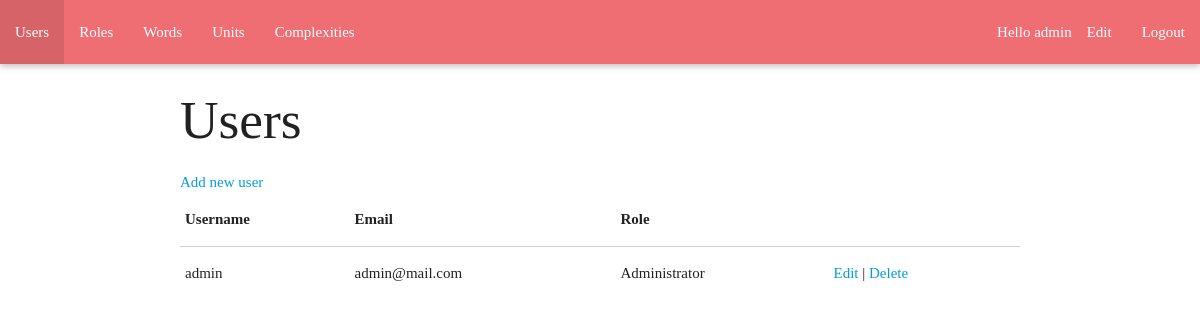
/users.php (signed in), run on the app's committed database.
### tables this page shows
CREATE TABLE `users` (
  `id` int(11) NOT NULL,
  `username` varchar(50) NOT NULL,
  `password` varchar(50) NOT NULL,
  `email` varchar(255) NOT NULL,
  `role_id` int(11) NOT NULL
);

CREATE TABLE `roles` (
  `id` int(11) NOT NULL,
  `name` varchar(50) NOT NULL
);

### DAL/UsersRepository.php (called while the page is built, shortened)
<?php
require_once '/models/User.php';
class UsersRepository
{
	private $connection;
	public function __construct() {
		$url = 'localhost';
		$dbUsername = 'root';
		$dbPass = '';
		$dbName = 'learn-english';
		$this->connection = new mysqli($url, $dbUsername, $dbPass, $dbName);
		mysqli_set_charset($this->connection, 'utf8');
	}
	function getAll() {
		$result = $this->connection->query("SELECT * FROM `users`");
		$users = array();
		while ($row = $result->fetch_assoc()) {
			$user = new User();
			$user->setId($row["id"]);
			$user->setUsername($row["username"]);
			$user->setPassword($row["password"]);
			$user->setEmail($row["email"]);
			$user->setRoleId($row["role_id"]);
			array_push($users, $user);
		}
		return $users;
	}
}

### models/User.php (called while the page is built, shortened)
<?php
class User
{
	private $id;
	private $username;
	private $email;
	private $role_id;
	public function getId() {
		return $this->id;
	}
	public function getUsername() {
		return $this->username;
	}
	public  function getEmail() {
		return $this->email;
	}
	public  function getRoleId() {
		return $this->role_id;
	}
	public function setId($id) {
		$this->id = $id;
	}
	public function setUsername($username) {
		$this->username = $username;
	}
	public  function setEmail($email) {
		$this->email = $email;
	}
	public  function setRoleId($role_id) {
		$this->role_id = $role_id;
	}
}

### DAL/RolesRepository.php (called while the page is built, shortened)
<?php
require_once '/models/Role.php';
class RolesRepository
{
	private $connection;
	public function __construct() {
		$url = 'localhost';
		$dbUsername = 'root';
		$dbPass = '';
		$dbName = 'learn-english';
		$this->connection = new mysqli($url, $dbUsername, $dbPass, $dbName);
		mysqli_set_charset($this->connection, 'utf8');
	}
	function getById($id) {
		$roles = $this->getAll();
		foreach ($roles as $r) {
			if ($r->getId() == $id) {
				return $r;
			}
		}
		return null;
	}
	function getAll() {
		$result = $this->connection->query("SELECT * FROM `roles`");
		$roles = array();
		while ($row = $result->fetch_assoc()) {
			$role = new Role();
			$role->setId($row["id"]);
			$role->setName($row["name"]);
			array_push($roles, $role);
		}
		return $roles;
	}
}

### models/Role.php (called while the page is built, shortened)
<?php
class Role
{
	private $id;
	private $name;
	public function getId() {
		return $this->id;
	}
	public function getName() {
		return $this->name;
	}
	public function setId($id) {
		$this->id = $id;
	}
	public function setName($name) {
		$this->name = $name;
	}
}

### users.php (the view)
<?php
	require_once '/partials/header-admin.php';
	require_once '/DAL/UsersRepository.php';
	$usersRepository = new UsersRepository();
	$users = $usersRepository->getAll();
	require_once '/DAL/RolesRepository.php';
	$rolesRepository = new RolesRepository();
?>
<h2>Users</h2>
<div>
	<a href="edit_user.php">Add new user</a>
</div>
<table>
	<thead>
		<tr>
			<th>Username</th>
			<th>Email</th>
			<th>Role</th>
			<th></th>
		</tr>
	</thead>
	<tbody>
		<?php
			foreach ($users as $user) :
		?>
		<tr>
			<td><?= $user->getUsername() ?></td>
			<td><?= $user->getEmail() ?></td>
			<td><?= $rolesRepository->getById($user->getRoleId())->getName()  ?></td>
			<td>
				<a href="edit_user.php?id=<?= $user->getId() ?>">Edit</a> |
				<a href="delete_user.php?id=<?= $user->getId() ?>">Delete</a>
			</td>
		</tr>
		<?php
			endforeach;
		?>
	</tbody>
</table>
<?php
require_once '/partials/footer.php';
?>

### styles/styles.css (style rules this page uses)
html, body, div, p, img, form, input, a, header, footer, nav, main { margin: 0; padding: 0; font-family: Trebuchet, cursive; }

### data on the page
users: username "admin", email "admin@mail.com", role.name "Administrator"

### other printed values
$_SESSION["LoggedUserUsername"] "admin"
